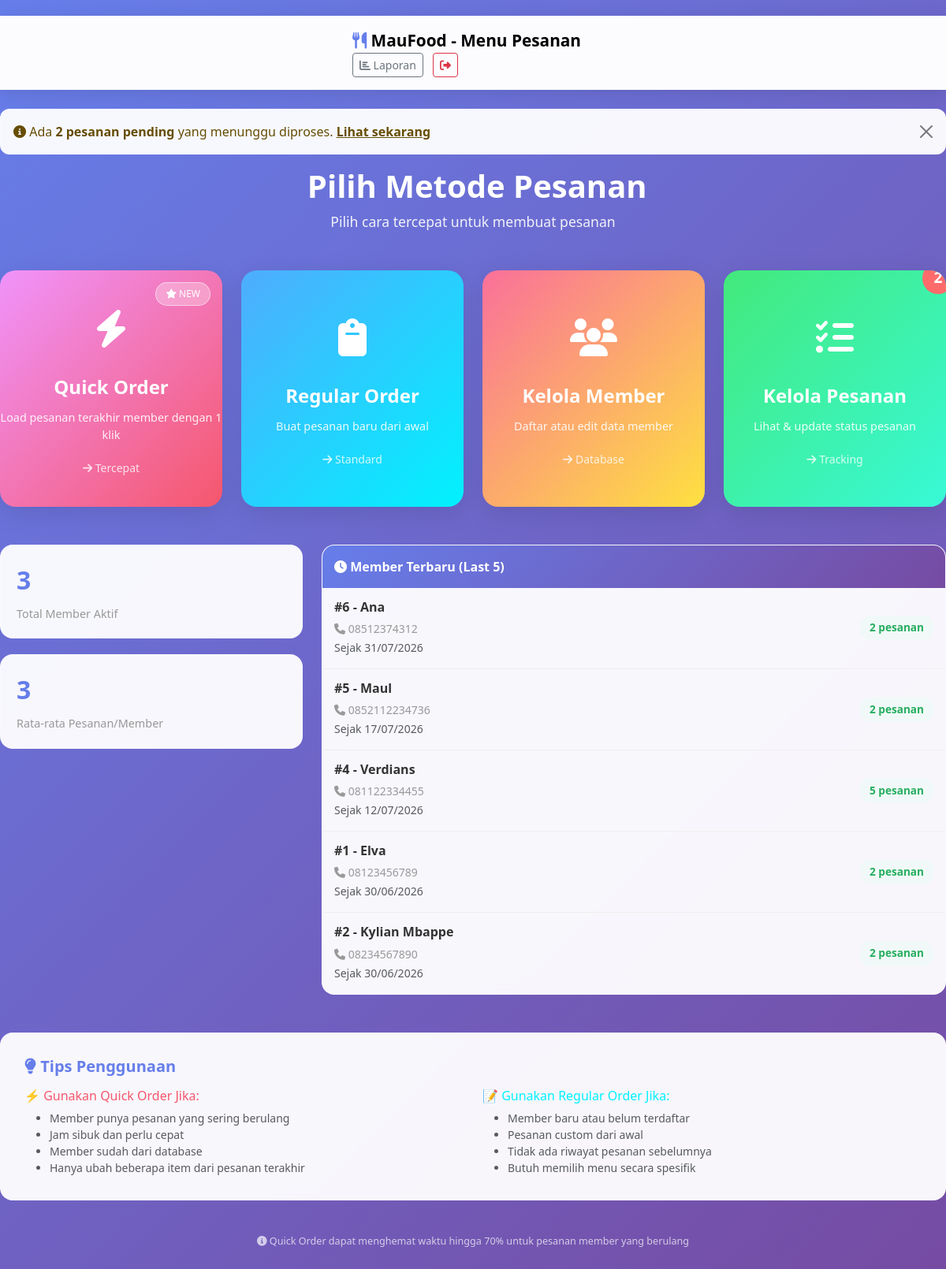
/pelayan/index_pesan.php (signed in), run on the app's committed database.
### tables this page shows
CREATE TABLE `member` (
  `id` int NOT NULL,
  `nama` varchar(100) NOT NULL,
  `nomor_telepon` varchar(20) NOT NULL,
  `email` varchar(100) DEFAULT NULL,
  `alamat` text,
  `total_pesanan` int DEFAULT '0',
  `total_pengeluaran` decimal(12,2) DEFAULT '0.00',
  `status` enum('aktif','nonaktif') DEFAULT 'aktif',
  `created_at` timestamp NULL DEFAULT CURRENT_TIMESTAMP,
  `updated_at` timestamp NULL DEFAULT CURRENT_TIMESTAMP ON UPDATE CURRENT_TIMESTAMP
);

### pelayan/index_pesan.php (the view, shortened to what this page needs)
<?php
include '../config/koneksi.php';
$statsQuery = mysqli_query($conn, "
    SELECT
        COUNT(*) as total_member,
        ROUND(AVG(total_pesanan), 0) as avg_order_per_member,
        COUNT(DISTINCT DATE(created_at)) as days_active
    FROM member
    WHERE status = 'aktif'
    AND created_at >= DATE_SUB(NOW(), INTERVAL 30 DAY)
");
$stats = mysqli_fetch_assoc($statsQuery);
$recentMembersQuery = mysqli_query($conn, "
    SELECT id, nama, nomor_telepon, total_pesanan, created_at
    FROM member
    WHERE status = 'aktif'
    ORDER BY created_at DESC
    LIMIT 5
");
$pendingQuery = mysqli_query($conn, "
    SELECT COUNT(*) as pending_count
    FROM pesanan
    WHERE status = 'pending'
");
$pending = mysqli_fetch_assoc($pendingQuery);
?>
<!DOCTYPE html>
<html lang="id">
<head>
    <link href="https://cdn.jsdelivr.net/npm/bootstrap@5.3.0/dist/css/bootstrap.min.css" rel="stylesheet">
    <link rel="stylesheet" href="https://cdnjs.cloudflare.com/ajax/libs/font-awesome/6.4.0/css/all.min.css" />
</head>
<body>
<nav class="navbar navbar-light navbar-custom py-3 mb-4">
    <div class="container-main">
        <span class="navbar-brand fw-bold" style="font-size: 1.3rem;">
            <i class="fa-solid fa-utensils" style="color: #667eea;"></i> MauFood - Menu Pesanan
        </span>
        <div>
            <a href="laporan_member.php" class="btn btn-sm btn-outline-secondary me-2">
                <i class="fa-solid fa-chart-bar"></i> Laporan
            </a>
            <a href="../auth/logout.php" class="btn btn-sm btn-outline-danger">
                <i class="fa-solid fa-right-from-bracket"></i>
            </a>
        </div>
    </div>
</nav>
<div class="container-main">
    <?php if ($pending['pending_count'] > 0): ?>
    <div class="alert alert-warning alert-dismissible fade show" role="alert" style="background: rgba(255, 255, 255, 0.95); border: 1px solid rgba(255, 255, 255, 0.2); border-radius: 12px;">
        <i class="fa-solid fa-info-circle"></i>
        Ada <strong><?= $pending['pending_count'] ?> pesanan pending</strong> yang menunggu diproses.
        <a href="kelola_pesanan.php" class="alert-link">Lihat sekarang</a>
        <button type="button" class="btn-close" data-bs-dismiss="alert"></button>
    </div>
    <?php endif; ?>
    <div class="text-center mb-5" style="color: white;">
        <h1 class="fw-bold mb-2" style="font-size: 2.5rem;">
            <i class="fa-solid fa-lightning"></i> Pilih Metode Pesanan
        </h1>
        <p style="font-size: 1.1rem; opacity: 0.9;">
            Pilih cara tercepat untuk membuat pesanan
        </p>
    </div>
    <div class="row g-4 mb-5">
        <div class="col-md-6 col-lg-3">
            <a href="pesan_quick.php" class="order-method quick">
                <div class="badge-new">
                    <i class="fa-solid fa-star"></i> NEW
                </div>
                <div class="order-icon">
                    <i class="fa-solid fa-bolt"></i>
                </div>
                <div class="order-title">Quick Order</div>
                <div class="order-subtitle">
                    Load pesanan terakhir member dengan 1 klik
                </div>
                <small style="position: relative; z-index: 1; opacity: 0.8;">
                    <i class="fa-solid fa-arrow-right"></i> Tercepat
                </small>
            </a>
        </div>
        <div class="col-md-6 col-lg-3">
            <a href="pesan.php" class="order-method regular">
                <div class="order-icon">
                    <i class="fa-solid fa-clipboard"></i>
                </div>
                <div class="order-title">Regular Order</div>
                <div class="order-subtitle">
                    Buat pesanan baru dari awal
                </div>
                <small style="position: relative; z-index: 1; opacity: 0.8;">
                    <i class="fa-solid fa-arrow-right"></i> Standard
                </small>
            </a>
        </div>
        <div class="col-md-6 col-lg-3">
            <a href="daftar_member.php" class="order-method member">
                <div class="order-icon">
                    <i class="fa-solid fa-users"></i>
                </div>
                <div class="order-title">Kelola Member</div>
                <div class="order-subtitle">
                    Daftar atau edit data member
                </div>
                <small style="position: relative; z-index: 1; opacity: 0.8;">
                    <i class="fa-solid fa-arrow-right"></i> Database
                </small>
            </a>
        </div>
        <div class="col-md-6 col-lg-3">
            <a href="kelola_pesanan.php" class="order-method manage">
                <div class="pending-badge" style="display: <?= $pending['pending_count'] > 0 ? 'flex' : 'none' ?>;">
                    <?= $pending['pending_count'] ?>
                </div>
                <div class="order-icon">
                    <i class="fa-solid fa-list-check"></i>
                </div>
                <div class="order-title">Kelola Pesanan</div>
                <div class="order-subtitle">
                    Lihat & update status pesanan
                </div>
                <small style="position: relative; z-index: 1; opacity: 0.8;">
                    <i class="fa-solid fa-arrow-right"></i> Tracking
                </small>
            </a>
        </div>
    </div>
    <div class="row g-4 mb-5">
        <div class="col-md-4">
            <div class="stats-card">
                <div class="stat-value"><?= number_format($stats['total_member']) ?></div>
                <div class="stat-label">Total Member Aktif</div>
            </div>
            <div class="stats-card">
                <div class="stat-value"><?= number_format($stats['avg_order_per_member'], 0) ?></div>
                <div class="stat-label">Rata-rata Pesanan/Member</div>
            </div>
        </div>
        <div class="col-md-8">
            <div class="member-list">
                <div style="padding: 15px; background: linear-gradient(135deg, #667eea 0%, #764ba2 100%); color: white; font-weight: 600;">
                    <i class="fa-solid fa-clock"></i> Member Terbaru (Last 5)
                </div>
                <?php while ($member = mysqli_fetch_assoc($recentMembersQuery)): ?>
                <div class="member-item">
                    <div class="member-info">
                        <h6>#<?= $member['id'] ?> - <?= htmlspecialchars($member['nama']) ?></h6>
                        <small><i class="fa-solid fa-phone"></i> <?= htmlspecialchars($member['nomor_telepon']) ?></small><br>
                        <small class="text-muted">Sejak <?= date('d/m/Y', strtotime($member['created_at'])) ?></small>
                    </div>
                    <div class="member-badge">
                        <?= $member['total_pesanan'] ?> pesanan
                    </div>
                </div>
                <?php endwhile; ?>
            </div>
        </div>
    </div>
    <div style="background: rgba(255, 255, 255, 0.95); backdrop-filter: blur(10px); border-radius: 16px; border: 1px solid rgba(255, 255, 255, 0.2); padding: 30px; margin-bottom: 30px;">
        <h5 class="fw-bold mb-3" style="color: #667eea;">
            <i class="fa-solid fa-lightbulb"></i> Tips Penggunaan
        </h5>
        <div class="row g-4">
            <div class="col-md-6">
                <h6 style="color: #f5576c;">⚡ Gunakan Quick Order Jika:</h6>
                <ul class="small text-muted" style="margin-bottom: 0;">
                    <li>Member punya pesanan yang sering berulang</li>
                    <li>Jam sibuk dan perlu cepat</li>
                    <li>Member sudah dari database</li>
                    <li>Hanya ubah beberapa item dari pesanan terakhir</li>
                </ul>
            </div>
            <div class="col-md-6">
                <h6 style="color: #00f2fe;">📝 Gunakan Regular Order Jika:</h6>
                <ul class="small text-muted" style="margin-bottom: 0;">
                    <li>Member baru atau belum terdaftar</li>
                    <li>Pesanan custom dari awal</li>
                    <li>Tidak ada riwayat pesanan sebelumnya</li>
                    <li>Butuh memilih menu secara spesifik</li>
                </ul>
            </div>
        </div>
    </div>
    <div class="footer-text">
        <small>
            <i class="fa-solid fa-info-circle"></i>
            Quick Order dapat menghemat waktu hingga 70% untuk pesanan member yang berulang
        </small>
    </div>
</div>
</body>
</html>

### pelayan/index_pesan.php (style rules this page uses)
* { margin: 0; padding: 0; }
body { background: linear-gradient(135deg, #667eea 0%, #764ba2 100%); min-height: 100vh; padding: 20px 0; }
.navbar-custom { background: rgba(255, 255, 255, 0.98) !important; backdrop-filter: blur(10px); box-shadow: 0 4px 20px rgba(0, 0, 0, 0.1); }
.order-method { border-radius: 20px; border: none; box-shadow: 0 8px 32px rgba(0, 0, 0, 0.1); transition: all 0.3s ease; cursor: pointer; text-decoration: none; color: inherit; display: flex; flex-direction: column; align-items: center; justify-content: center; min-height: 300px; position: relative; overflow: hidden; }
.order-method::before { content: ''; position: absolute; top: 0; left: 0; right: 0; bottom: 0; background: linear-gradient(135deg, rgba(255, 255, 255, 0.1), rgba(255, 255, 255, 0)); opacity: 0; transition: opacity 0.3s ease; }
.order-method.quick { background: linear-gradient(135deg, #f093fb 0%, #f5576c 100%); color: white; }
.order-method.regular { background: linear-gradient(135deg, #4facfe 0%, #00f2fe 100%); color: white; }
.order-method.manage { background: linear-gradient(135deg, #43e97b 0%, #38f9d7 100%); color: white; }
.order-method.member { background: linear-gradient(135deg, #fa709a 0%, #fee140 100%); color: white; }
.order-icon { font-size: 3rem; margin-bottom: 20px; animation: float 3s ease-in-out infinite; }
.order-title { font-size: 1.5rem; font-weight: 700; margin-bottom: 10px; position: relative; z-index: 1; }
.order-subtitle { font-size: 0.9rem; opacity: 0.9; text-align: center; margin-bottom: 20px; position: relative; z-index: 1; }
.badge-new { position: absolute; top: 15px; right: 15px; background: rgba(255, 255, 255, 0.3); backdrop-filter: blur(10px); border: 1px solid rgba(255, 255, 255, 0.5); color: white; font-size: 0.75rem; padding: 5px 12px; border-radius: 20px; animation: pulse 2s infinite; }
.stats-card { background: rgba(255, 255, 255, 0.95); backdrop-filter: blur(10px); border-radius: 16px; padding: 20px; border: 1px solid rgba(255, 255, 255, 0.2); margin-bottom: 20px; }
.stat-value { font-size: 2rem; font-weight: 700; color: #667eea; }
.stat-label { color: #999; font-size: 0.9rem; margin-top: 8px; }
.member-list { background: rgba(255, 255, 255, 0.95); backdrop-filter: blur(10px); border-radius: 16px; border: 1px solid rgba(255, 255, 255, 0.2); overflow: hidden; }
.member-item { padding: 15px; border-bottom: 1px solid #eee; display: flex; justify-content: space-between; align-items: center; }
.member-item:last-child { border-bottom: none; }
.member-info h6 { margin-bottom: 5px; font-weight: 600; color: #333; }
.member-info small { color: #999; }
.member-badge { background: #f0f9f7; color: #27ae60; padding: 5px 12px; border-radius: 12px; font-size: 0.85rem; font-weight: 600; }
.pending-badge { position: absolute; top: -10px; right: -10px; background: #ff6b6b; color: white; width: 40px; height: 40px; border-radius: 50%; display: flex; align-items: center; justify-content: center; font-weight: 700; font-size: 1.2rem; animation: pulse 2s infinite; }
.container-main { max-width: 1400px; margin: 0 auto; }
.footer-text { text-align: center; color: rgba(255, 255, 255, 0.7); font-size: 0.9rem; margin-top: 40px; padding-bottom: 20px; }

### data on the page
member: id "6", nama "Ana", nomor_telepon "08512374312", created_at "31/07/2026", total_pesanan "2"
member: id "5", nama "Maul", nomor_telepon "0852112234736", created_at "17/07/2026", total_pesanan "2"
member: id "4", nama "Verdians", nomor_telepon "081122334455", created_at "12/07/2026", total_pesanan "5"
member: id "1", nama "Elva", nomor_telepon "08123456789", created_at "30/06/2026", total_pesanan "2"
member: id "2", nama "Kylian Mbappe", nomor_telepon "08234567890", created_at "30/06/2026", total_pesanan "2"

### other printed values
$pending['pending_count'] "2"
$stats['total_member'] "3"
$stats['avg_order_per_member'] "3"
